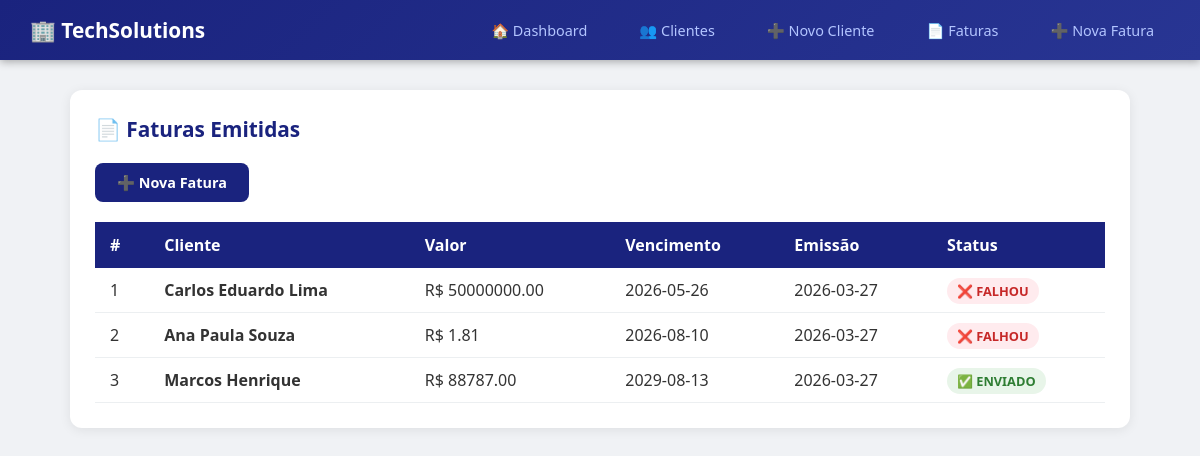
The page /faturas on the database as committed earlier.
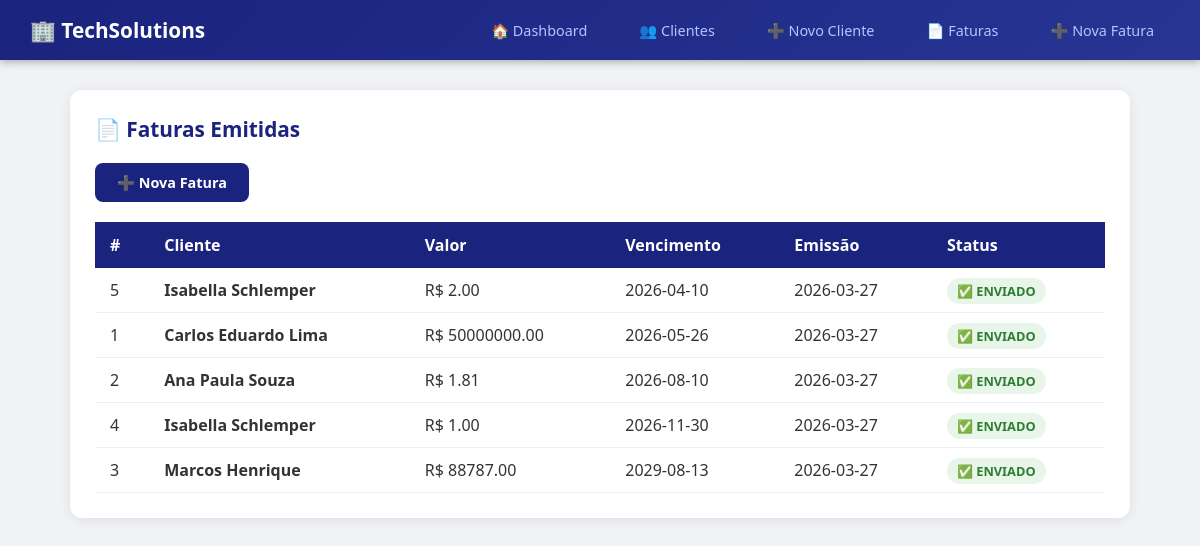
The same page on the database as committed later.
### tables this page shows
CREATE TABLE faturas (
            id              INTEGER PRIMARY KEY AUTOINCREMENT,
            cliente_id      INTEGER NOT NULL,
            valor           REAL    NOT NULL,
            data_vencimento TEXT    NOT NULL,
            status          TEXT    DEFAULT 'pendente',
            data_emissao    TEXT    DEFAULT (date('now')),
            FOREIGN KEY (cliente_id) REFERENCES clientes(id)
        );

CREATE TABLE clientes (
            id            INTEGER PRIMARY KEY AUTOINCREMENT,
            nome          TEXT    NOT NULL,
            email         TEXT    NOT NULL,
            telefone      TEXT    NOT NULL,
            endereco      TEXT,
            data_cadastro TEXT    DEFAULT (date('now'))
        );

### app.py (the view)
@app.route("/faturas")
def listar_faturas():
    conn = conectar()
    cur  = conn.cursor()
    cur.execute("""
        SELECT f.id, c.nome, c.email, c.telefone,
               f.valor, f.data_vencimento, f.status, f.data_emissao
        FROM faturas f
        JOIN clientes c ON f.cliente_id = c.id
        ORDER BY f.data_vencimento
    """)
    faturas = cur.fetchall()
    conn.close()
    return render_template("faturas.html", faturas=faturas)

### database.py (called while the page is built)
def conectar():
    conn = sqlite3.connect(DB_PATH)
    conn.row_factory = sqlite3.Row
    return conn

### templates/faturas.html (shortened to what this page needs)
{% extends "base.html" %}
{% block conteudo %}
<div class="card">
    <h2>📄 Faturas Emitidas</h2>
    <a href="/faturas/nova" class="btn btn-primary" style="margin-bottom:20px;display:inline-block;">
        ➕ Nova Fatura
    </a>
    {% if faturas %}
    <table>
        <thead>
            <tr><th>#</th><th>Cliente</th><th>Valor</th><th>Vencimento</th><th>Emissão</th><th>Status</th></tr>
        </thead>
        <tbody>
            {% for f in faturas %}
            <tr>
                <td>{{ f['id'] }}</td>
                <td><strong>{{ f['nome'] }}</strong></td>
                <td>R$ {{ "%.2f"|format(f['valor']) }}</td>
                <td>{{ f['data_vencimento'] }}</td>
                <td>{{ f['data_emissao'] }}</td>
                <td>
                    <span class="badge badge-{{ f['status'] }}">
                        {% if f['status'] == 'pendente' %}⏳
                        {% elif f['status'] == 'enviado' %}✅
                        {% else %}❌{% endif %}
                        {{ f['status'].upper() }}
                    </span>
                </td>
            </tr>
            {% endfor %}
        </tbody>
    </table>
    {% else %}
    <p style="color:#888;text-align:center;padding:30px;">
        Nenhuma fatura ainda. <a href="/faturas/nova">Emita a primeira!</a>
    </p>
    {% endif %}
</div>
{% endblock %}

Rows that differ between the two databases and show on the page:
added faturas: id "5", nome "Isabella Schlemper", valor "2.00", data_vencimento "2026-04-10", data_emissao "2026-03-27", status "ENVIADO"
changed faturas "Carlos Eduardo Lima": status "FALHOU" → "ENVIADO"; status "❌" → "✅"
changed faturas "Ana Paula Souza": status "FALHOU" → "ENVIADO"; status "❌" → "✅"
added faturas: id "4", nome "Isabella Schlemper", valor "1.00", data_vencimento "2026-11-30", data_emissao "2026-03-27", status "ENVIADO"
